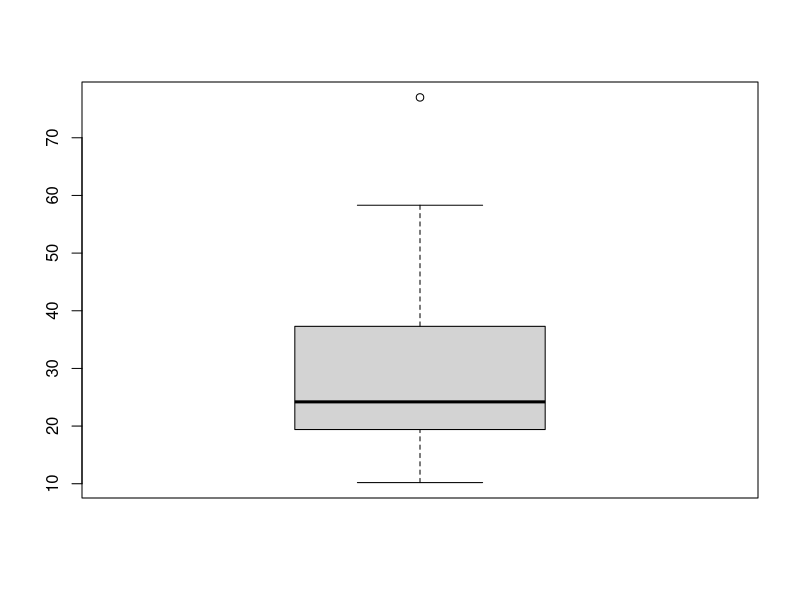
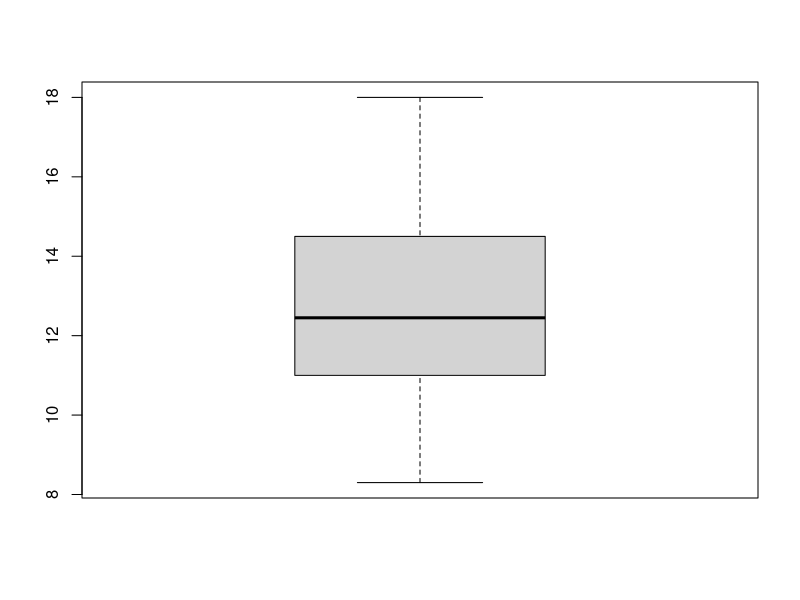
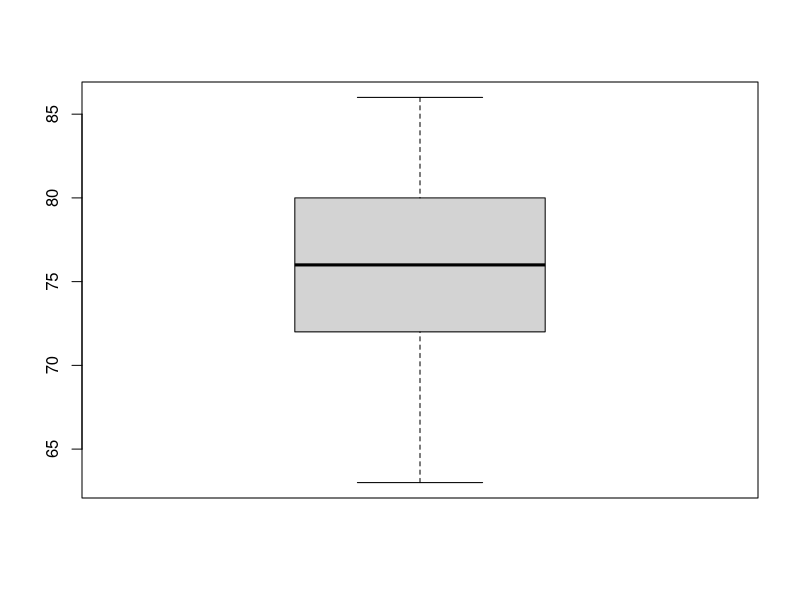
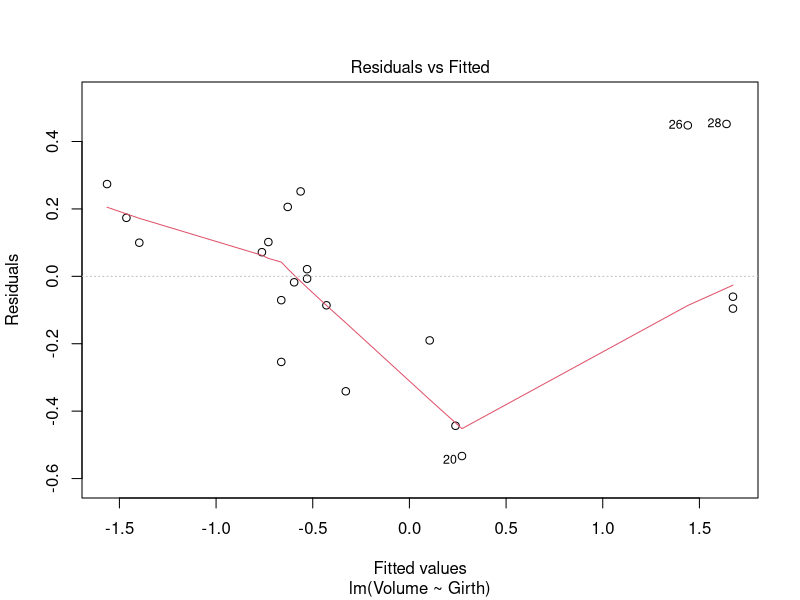
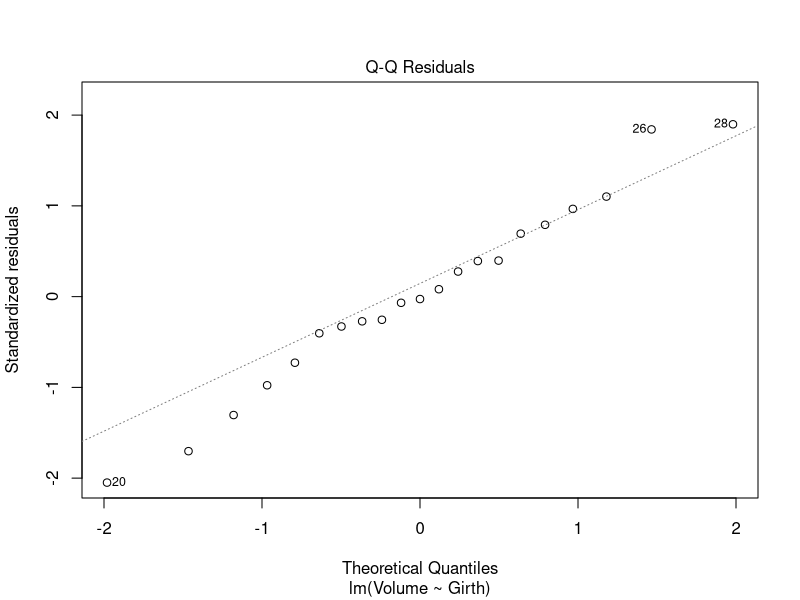
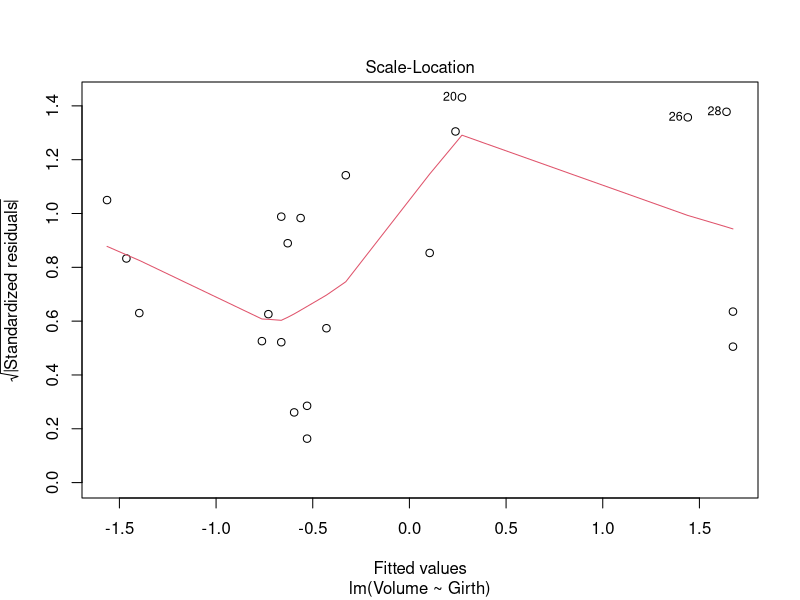
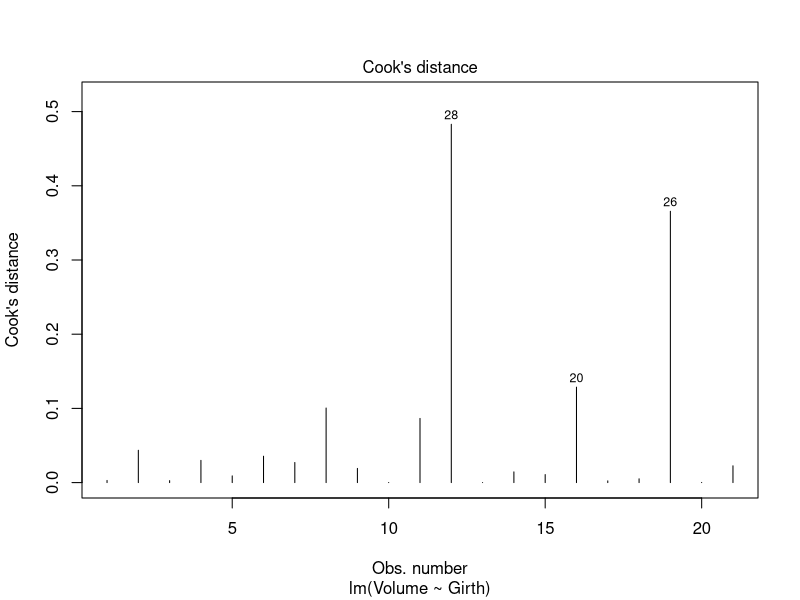
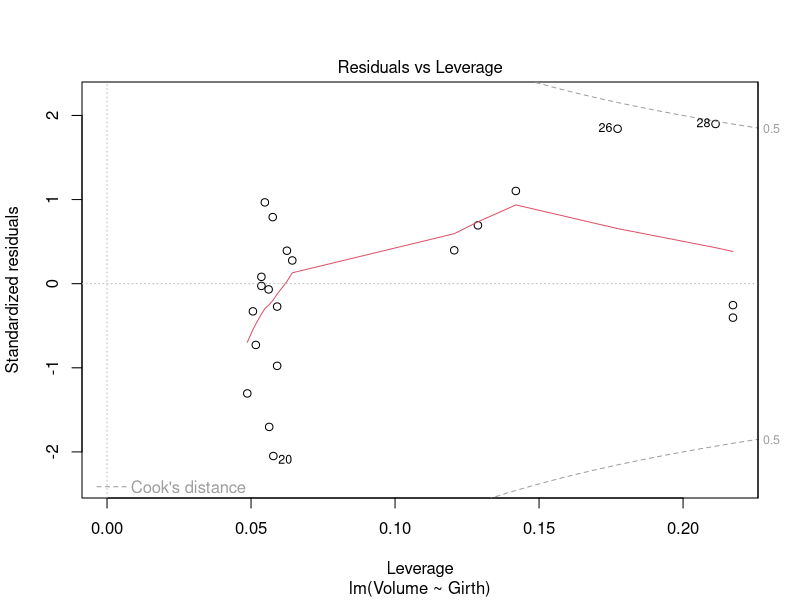

Source code (R) for these figures, in order:
# Set terminal width
options("width" = 500)

# Boxplot
dt1 <- trees
str(dt1)
boxplot(dt1$Volume)
dt1[dt1$Volume > 70, ]

dt1 <- dt1[1:30, ]
str(dt1)

boxplot(dt1$Girth)
boxplot(dt1$Height)

# Standardizing values
standardize <- function(x) {
  x <- (x - mean(x)) / sd(x)
  return(x)
}

dt2 <- data.frame(lapply(dt1, standardize))
str(dt2)

index <- sample(1:nrow(dt2), round(0.7 * nrow(dt2)))
tree_train <- dt2[index, ]
tree_test <- dt2[-index, ]
nrow(tree_train)
nrow(tree_test)

# Model
model_tree_a <- lm(Volume ~ Girth, data = tree_train)
summary(model_tree_a)

model_tree_b <- lm(Volume ~ Girth + Height, data = tree_train)
summary(model_tree_b)

# Prediction
pred_tree_a <- predict(model_tree_a, tree_test)
pred_tree_b <- predict(model_tree_b, tree_test)

mse_a <- sum((pred_tree_a - tree_test$Volume)^2) / nrow(tree_test)
mse_b <- sum((pred_tree_b - tree_test$Volume)^2) / nrow(tree_test)

mse_a
mse_b

# Lower the value, better the fit, and vice-versa
AIC(model_tree_a, model_tree_b)
BIC(model_tree_a, model_tree_b)

# Plots
plot(model_tree_a, 1)
plot(model_tree_a, 2)
plot(model_tree_a, 3)
plot(model_tree_a, 4)
plot(model_tree_a, 5)
plot(model_tree_a, 6)

library("MASS")
df1 <- Boston
str(df1)

# Correlation between variables
cor(df1)

df2 <- df1[, c("crim", "zn", "chas", "medv")]
str(df2)
boxplot(df2$medv)
summary(df2)
boxplot(df2)

df2n <- df2[, c("crim", "zn", "medv")]
df2c <- as.factor(df2$chas)
str(df2c)

df2n <- data.frame(lapply(df2n, standardize))
str(df2n)

df3 <- data.frame(
  crim = df2n$crim,
  zn = df2n$zn,
  chas = df2$chas,
  medv = df2n$medv
)
str(df3)

df3$chas <- as.factor(df3$chas)
str(df3)

index2 <- sample(1:nrow(df3), round(0.7 * nrow(df3)))
boston_train <- df3[index2, ]
boston_test <- df3[-index2, ]

nrow(boston_train)
nrow(boston_test)

model_boston_a <- lm(medv ~ crim + zn + chas, data = boston_train)
summary(model_boston_a)

model_boston_b <- lm(medv ~ crim * chas + zn, data = boston_train)
summary(model_boston_b)

ypred_boston_a <- predict(model_boston_a, boston_test)
ypred_boston_b <- predict(model_boston_b, boston_test)

mse_boston_a <- sum((ypred_boston_a - boston_test$medv)^2) / nrow(boston_test)
mse_boston_b <- sum((ypred_boston_b - boston_test$medv)^2) / nrow(boston_test)

mse_boston_a
mse_boston_b

plot(model_boston_a, 1)
plot(model_boston_b, 1)
